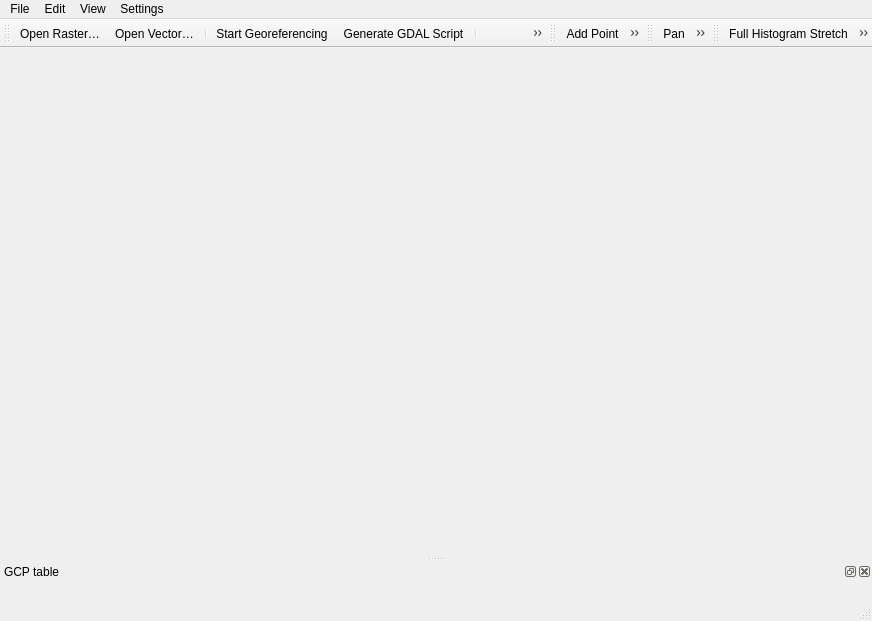
<?xml version='1.0' encoding='utf-8'?>
<ui version="4.0">
  <class>QgsGeorefPluginGuiBase</class>
  <widget class="QMainWindow" name="QgsGeorefPluginGuiBase">
    <property name="geometry">
      <rect>
        <x>0</x>
        <y>0</y>
        <width>872</width>
        <height>621</height>
      </rect>
    </property>
    <property name="windowTitle">
      <string>Georeferencer</string>
    </property>
    <widget class="QWidget" name="mCentralwidget" />
    <widget class="QMenuBar" name="menubar">
      <property name="geometry">
        <rect>
          <x>0</x>
          <y>0</y>
          <width>872</width>
          <height>24</height>
        </rect>
      </property>
      <widget class="QMenu" name="menuFile">
        <property name="title">
          <string>File</string>
        </property>
        <addaction name="mActionReset" />
        <addaction name="mActionOpenRaster" />
        <addaction name="mActionOpenVector" />
        <addaction name="separator" />
        <addaction name="mActionStartGeoref" />
        <addaction name="mActionGDALScript" />
        <addaction name="separator" />
        <addaction name="mActionLoadGCPpoints" />
        <addaction name="mActionSaveGCPpoints" />
        <addaction name="separator" />
        <addaction name="mActionQuit" />
      </widget>
      <widget class="QMenu" name="menuView">
        <property name="title">
          <string>View</string>
        </property>
        <addaction name="mActionPan" />
        <addaction name="mActionZoomIn" />
        <addaction name="mActionZoomOut" />
        <addaction name="mActionZoomToLayer" />
        <addaction name="mActionZoomLast" />
        <addaction name="mActionZoomNext" />
        <addaction name="separator" />
        <addaction name="mActionLinkGeorefToQgis" />
        <addaction name="mActionLinkQGisToGeoref" />
      </widget>
      <widget class="QMenu" name="menuEdit">
        <property name="title">
          <string>Edit</string>
        </property>
        <addaction name="mActionAddPoint" />
        <addaction name="mActionDeletePoint" />
        <addaction name="mActionMoveGCPPoint" />
      </widget>
      <widget class="QMenu" name="menuSettings">
        <property name="title">
          <string>Settings</string>
        </property>
        <addaction name="mActionTransformSettings" />
        <addaction name="mActionSourceProperties" />
        <addaction name="mActionGeorefConfig" />
      </widget>
      <addaction name="menuFile" />
      <addaction name="menuEdit" />
      <addaction name="menuView" />
      <addaction name="menuSettings" />
    </widget>
    <widget class="QStatusBar" name="statusbar" />
    <widget class="QToolBar" name="toolBarFile">
      <property name="windowTitle">
        <string>File</string>
      </property>
      <property name="iconSize">
        <size>
          <width>24</width>
          <height>24</height>
        </size>
      </property>
      <attribute name="toolBarArea">
        <enum>TopToolBarArea</enum>
      </attribute>
      <attribute name="toolBarBreak">
        <bool>false</bool>
      </attribute>
      <addaction name="mActionOpenRaster" />
      <addaction name="mActionOpenVector" />
      <addaction name="separator" />
      <addaction name="mActionStartGeoref" />
      <addaction name="mActionGDALScript" />
      <addaction name="separator" />
      <addaction name="mActionLoadGCPpoints" />
      <addaction name="mActionSaveGCPpoints" />
      <addaction name="separator" />
      <addaction name="mActionTransformSettings" />
    </widget>
    <widget class="QToolBar" name="toolBarEdit">
      <property name="windowTitle">
        <string>Edit</string>
      </property>
      <property name="iconSize">
        <size>
          <width>24</width>
          <height>24</height>
        </size>
      </property>
      <attribute name="toolBarArea">
        <enum>TopToolBarArea</enum>
      </attribute>
      <attribute name="toolBarBreak">
        <bool>false</bool>
      </attribute>
      <addaction name="mActionAddPoint" />
      <addaction name="mActionDeletePoint" />
      <addaction name="mActionMoveGCPPoint" />
    </widget>
    <widget class="QToolBar" name="toolBarView">
      <property name="windowTitle">
        <string>View</string>
      </property>
      <property name="iconSize">
        <size>
          <width>24</width>
          <height>24</height>
        </size>
      </property>
      <attribute name="toolBarArea">
        <enum>TopToolBarArea</enum>
      </attribute>
      <attribute name="toolBarBreak">
        <bool>false</bool>
      </attribute>
      <addaction name="mActionPan" />
      <addaction name="mActionZoomIn" />
      <addaction name="mActionZoomOut" />
      <addaction name="mActionZoomToLayer" />
      <addaction name="mActionZoomLast" />
      <addaction name="mActionZoomNext" />
      <addaction name="separator" />
      <addaction name="mActionLinkGeorefToQgis" />
      <addaction name="mActionLinkQGisToGeoref" />
    </widget>
    <widget class="QgsDockWidget" name="dockWidgetGCPpoints">
      <property name="allowedAreas">
        <set>Qt::AllDockWidgetAreas</set>
      </property>
      <property name="windowTitle">
        <string>GCP table</string>
      </property>
      <attribute name="dockWidgetArea">
        <number>8</number>
      </attribute>
      <widget class="QWidget" name="dockWidgetContents">
        <layout class="QHBoxLayout" name="horizontalLayout_2" />
      </widget>
    </widget>
    <widget class="QToolBar" name="toolBarHistogramStretch">
      <property name="windowTitle">
        <string>Histogram</string>
      </property>
      <attribute name="toolBarArea">
        <enum>TopToolBarArea</enum>
      </attribute>
      <attribute name="toolBarBreak">
        <bool>false</bool>
      </attribute>
      <addaction name="mActionFullHistogramStretch" />
      <addaction name="mActionLocalHistogramStretch" />
    </widget>
    <action name="mActionOpenRaster">
      <property name="text">
        <string>Open Raster…</string>
      </property>
      <property name="statusTip">
        <string>Open raster</string>
      </property>
      <property name="shortcut">
        <string>Ctrl+O</string>
      </property>
    </action>
    <action name="mActionZoomIn">
      <property name="text">
        <string>Zoom In</string>
      </property>
      <property name="statusTip">
        <string>Zoom In</string>
      </property>
      <property name="shortcut">
        <string>Ctrl++</string>
      </property>
    </action>
    <action name="mActionZoomOut">
      <property name="text">
        <string>Zoom Out</string>
      </property>
      <property name="statusTip">
        <string>Zoom Out</string>
      </property>
      <property name="shortcut">
        <string>Ctrl+-</string>
      </property>
    </action>
    <action name="mActionZoomToLayer">
      <property name="text">
        <string>Zoom to Layer</string>
      </property>
      <property name="statusTip">
        <string>Zoom to Layer</string>
      </property>
      <property name="shortcut">
        <string>Ctrl+Shift+F</string>
      </property>
    </action>
    <action name="mActionPan">
      <property name="text">
        <string>Pan</string>
      </property>
      <property name="statusTip">
        <string>Pan</string>
      </property>
    </action>
    <action name="mActionTransformSettings">
      <property name="text">
        <string>Transformation Settings…</string>
      </property>
      <property name="statusTip">
        <string>Transformation settings</string>
      </property>
    </action>
    <action name="mActionAddPoint">
      <property name="text">
        <string>Add Point</string>
      </property>
      <property name="statusTip">
        <string>Add point</string>
      </property>
      <property name="shortcut">
        <string>Ctrl+A</string>
      </property>
    </action>
    <action name="mActionDeletePoint">
      <property name="text">
        <string>Delete Point</string>
      </property>
      <property name="statusTip">
        <string>Delete point</string>
      </property>
      <property name="shortcut">
        <string>Ctrl+D</string>
      </property>
    </action>
    <action name="mActionQuit">
      <property name="text">
        <string>Close Georeferencer</string>
      </property>
      <property name="toolTip">
        <string>Close georeferencer</string>
      </property>
      <property name="statusTip">
        <string>Quit</string>
      </property>
    </action>
    <action name="mActionStartGeoref">
      <property name="text">
        <string>Start Georeferencing</string>
      </property>
      <property name="statusTip">
        <string>Start georeferencing</string>
      </property>
      <property name="shortcut">
        <string>Ctrl+G</string>
      </property>
    </action>
    <action name="mActionGDALScript">
      <property name="text">
        <string>Generate GDAL Script</string>
      </property>
      <property name="statusTip">
        <string>Generate GDAL script</string>
      </property>
      <property name="shortcut">
        <string>Ctrl+C</string>
      </property>
    </action>
    <action name="mActionLinkGeorefToQgis">
      <property name="checkable">
        <bool>true</bool>
      </property>
      <property name="text">
        <string>Link Georeferencer to QGIS</string>
      </property>
      <property name="statusTip">
        <string>Link Georeferencer to QGIS</string>
      </property>
    </action>
    <action name="mActionLinkQGisToGeoref">
      <property name="checkable">
        <bool>true</bool>
      </property>
      <property name="text">
        <string>Link QGIS to Georeferencer</string>
      </property>
      <property name="statusTip">
        <string>Link QGIS to Georeferencer</string>
      </property>
    </action>
    <action name="mActionSaveGCPpoints">
      <property name="text">
        <string>Save GCP Points as…</string>
      </property>
      <property name="statusTip">
        <string>Save GCP points as…</string>
      </property>
      <property name="shortcut">
        <string>Ctrl+S</string>
      </property>
    </action>
    <action name="mActionLoadGCPpoints">
      <property name="text">
        <string>Load GCP Points…</string>
      </property>
      <property name="statusTip">
        <string>Load GCP points</string>
      </property>
      <property name="shortcut">
        <string>Ctrl+L</string>
      </property>
    </action>
    <action name="mActionGeorefConfig">
      <property name="text">
        <string>Configure Georeferencer…</string>
      </property>
      <property name="shortcut">
        <string>Ctrl+P</string>
      </property>
    </action>
    <action name="mActionSourceProperties">
      <property name="text">
        <string>Source Properties…</string>
      </property>
      <property name="toolTip">
        <string>Source Properties…</string>
      </property>
    </action>
    <action name="mActionMoveGCPPoint">
      <property name="text">
        <string>Move GCP Point</string>
      </property>
      <property name="statusTip">
        <string>Move GCP point</string>
      </property>
    </action>
    <action name="mActionZoomNext">
      <property name="text">
        <string>Zoom Next</string>
      </property>
    </action>
    <action name="mActionZoomLast">
      <property name="text">
        <string>Zoom Last</string>
      </property>
    </action>
    <action name="mActionLocalHistogramStretch">
      <property name="text">
        <string>Local Histogram Stretch</string>
      </property>
    </action>
    <action name="mActionFullHistogramStretch">
      <property name="text">
        <string>Full Histogram Stretch</string>
      </property>
    </action>
    <action name="mActionReset">
      <property name="icon">
        <iconset>
          <normaloff>:/images/themes/default/mIconClearText.svg</normaloff>:/images/themes/default/mIconClearText.svg</iconset>
      </property>
      <property name="text">
        <string>Reset Georeferencer</string>
      </property>
    </action>
    <action name="mActionOpenVector">
      <property name="icon">
        <iconset>
          <normaloff>:/images/themes/default/mActionAddOgrLayer.svg</normaloff>:/images/themes/default/mActionAddOgrLayer.svg</iconset>
      </property>
      <property name="text">
        <string>Open Vector…</string>
      </property>
    </action>
  </widget>
  <customwidgets>
    <customwidget>
      <class>QgsDockWidget</class>
      <extends>QDockWidget</extends>
      <header>qgis.gui</header>
      <container>1</container>
    </customwidget>
  </customwidgets>
  <resources />
  <connections />
</ui>
